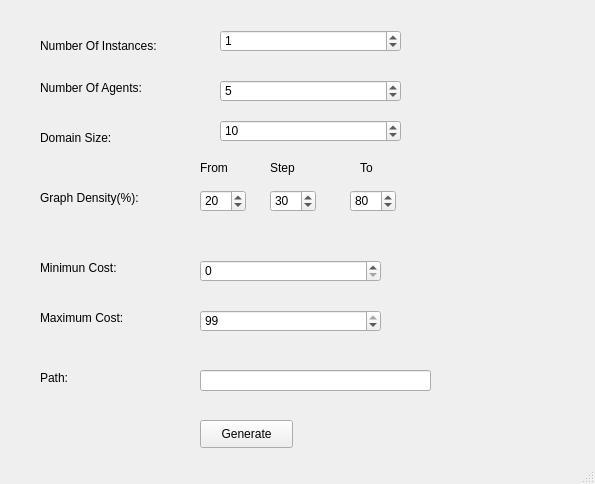
<?xml version="1.0" encoding="UTF-8"?>
<ui version="4.0">
 <class>DCOPGenetor</class>
 <widget class="QMainWindow" name="DCOPGenetor">
  <property name="geometry">
   <rect>
    <x>0</x>
    <y>0</y>
    <width>595</width>
    <height>484</height>
   </rect>
  </property>
  <property name="windowTitle">
   <string>DCOPGenetor</string>
  </property>
  <widget class="QWidget" name="centralwidget">
   <widget class="QLabel" name="label">
    <property name="geometry">
     <rect>
      <x>40</x>
      <y>30</y>
      <width>181</width>
      <height>31</height>
     </rect>
    </property>
    <property name="text">
     <string>Number Of Instances:</string>
    </property>
   </widget>
   <widget class="QSpinBox" name="NbInstances">
    <property name="geometry">
     <rect>
      <x>220</x>
      <y>30</y>
      <width>181</width>
      <height>22</height>
     </rect>
    </property>
    <property name="toolTipDuration">
     <number>1</number>
    </property>
    <property name="value">
     <number>1</number>
    </property>
    <property name="displayIntegerBase">
     <number>10</number>
    </property>
   </widget>
   <widget class="QLabel" name="label_2">
    <property name="geometry">
     <rect>
      <x>40</x>
      <y>80</y>
      <width>151</width>
      <height>16</height>
     </rect>
    </property>
    <property name="text">
     <string>Number Of Agents:</string>
    </property>
   </widget>
   <widget class="QSpinBox" name="NbAgents">
    <property name="geometry">
     <rect>
      <x>220</x>
      <y>80</y>
      <width>181</width>
      <height>22</height>
     </rect>
    </property>
    <property name="value">
     <number>5</number>
    </property>
   </widget>
   <widget class="QLabel" name="label_3">
    <property name="geometry">
     <rect>
      <x>40</x>
      <y>190</y>
      <width>161</width>
      <height>16</height>
     </rect>
    </property>
    <property name="text">
     <string>Graph Density(%):</string>
    </property>
   </widget>
   <widget class="QLabel" name="label_4">
    <property name="geometry">
     <rect>
      <x>200</x>
      <y>160</y>
      <width>72</width>
      <height>15</height>
     </rect>
    </property>
    <property name="text">
     <string>From</string>
    </property>
   </widget>
   <widget class="QLabel" name="label_5">
    <property name="geometry">
     <rect>
      <x>270</x>
      <y>160</y>
      <width>72</width>
      <height>15</height>
     </rect>
    </property>
    <property name="text">
     <string>Step</string>
    </property>
   </widget>
   <widget class="QLabel" name="label_6">
    <property name="geometry">
     <rect>
      <x>360</x>
      <y>160</y>
      <width>72</width>
      <height>15</height>
     </rect>
    </property>
    <property name="text">
     <string>To</string>
    </property>
   </widget>
   <widget class="QSpinBox" name="GDFrom">
    <property name="geometry">
     <rect>
      <x>200</x>
      <y>190</y>
      <width>46</width>
      <height>22</height>
     </rect>
    </property>
    <property name="value">
     <number>20</number>
    </property>
   </widget>
   <widget class="QSpinBox" name="GDStep">
    <property name="geometry">
     <rect>
      <x>270</x>
      <y>190</y>
      <width>46</width>
      <height>22</height>
     </rect>
    </property>
    <property name="value">
     <number>30</number>
    </property>
   </widget>
   <widget class="QSpinBox" name="GDTo">
    <property name="geometry">
     <rect>
      <x>350</x>
      <y>190</y>
      <width>46</width>
      <height>22</height>
     </rect>
    </property>
    <property name="value">
     <number>80</number>
    </property>
   </widget>
   <widget class="QLabel" name="label_7">
    <property name="geometry">
     <rect>
      <x>40</x>
      <y>260</y>
      <width>151</width>
      <height>16</height>
     </rect>
    </property>
    <property name="text">
     <string>Minimun Cost:</string>
    </property>
   </widget>
   <widget class="QSpinBox" name="MinCost">
    <property name="geometry">
     <rect>
      <x>200</x>
      <y>260</y>
      <width>181</width>
      <height>22</height>
     </rect>
    </property>
    <property name="value">
     <number>0</number>
    </property>
   </widget>
   <widget class="QLabel" name="label_8">
    <property name="geometry">
     <rect>
      <x>40</x>
      <y>310</y>
      <width>151</width>
      <height>16</height>
     </rect>
    </property>
    <property name="text">
     <string>Maximum Cost:</string>
    </property>
   </widget>
   <widget class="QSpinBox" name="MaxCost">
    <property name="geometry">
     <rect>
      <x>200</x>
      <y>310</y>
      <width>181</width>
      <height>22</height>
     </rect>
    </property>
    <property name="value">
     <number>99</number>
    </property>
   </widget>
   <widget class="QLabel" name="label_9">
    <property name="geometry">
     <rect>
      <x>40</x>
      <y>370</y>
      <width>71</width>
      <height>16</height>
     </rect>
    </property>
    <property name="text">
     <string>Path:</string>
    </property>
   </widget>
   <widget class="QLineEdit" name="lineEdit">
    <property name="geometry">
     <rect>
      <x>200</x>
      <y>370</y>
      <width>231</width>
      <height>21</height>
     </rect>
    </property>
   </widget>
   <widget class="QPushButton" name="pushButton">
    <property name="geometry">
     <rect>
      <x>200</x>
      <y>420</y>
      <width>93</width>
      <height>28</height>
     </rect>
    </property>
    <property name="text">
     <string>Generate</string>
    </property>
   </widget>
   <widget class="QLabel" name="label_10">
    <property name="geometry">
     <rect>
      <x>40</x>
      <y>130</y>
      <width>161</width>
      <height>16</height>
     </rect>
    </property>
    <property name="text">
     <string>Domain Size:</string>
    </property>
   </widget>
   <widget class="QSpinBox" name="DomainSize">
    <property name="geometry">
     <rect>
      <x>220</x>
      <y>120</y>
      <width>181</width>
      <height>22</height>
     </rect>
    </property>
    <property name="value">
     <number>10</number>
    </property>
   </widget>
  </widget>
  <widget class="QStatusBar" name="statusbar"/>
 </widget>
 <resources/>
 <connections>
  <connection>
   <sender>pushButton</sender>
   <signal>clicked()</signal>
   <receiver>pushButton</receiver>
   <slot>click()</slot>
   <hints>
    <hint type="sourcelabel">
     <x>249</x>
     <y>433</y>
    </hint>
    <hint type="destinationlabel">
     <x>249</x>
     <y>433</y>
    </hint>
   </hints>
  </connection>
 </connections>
</ui>
